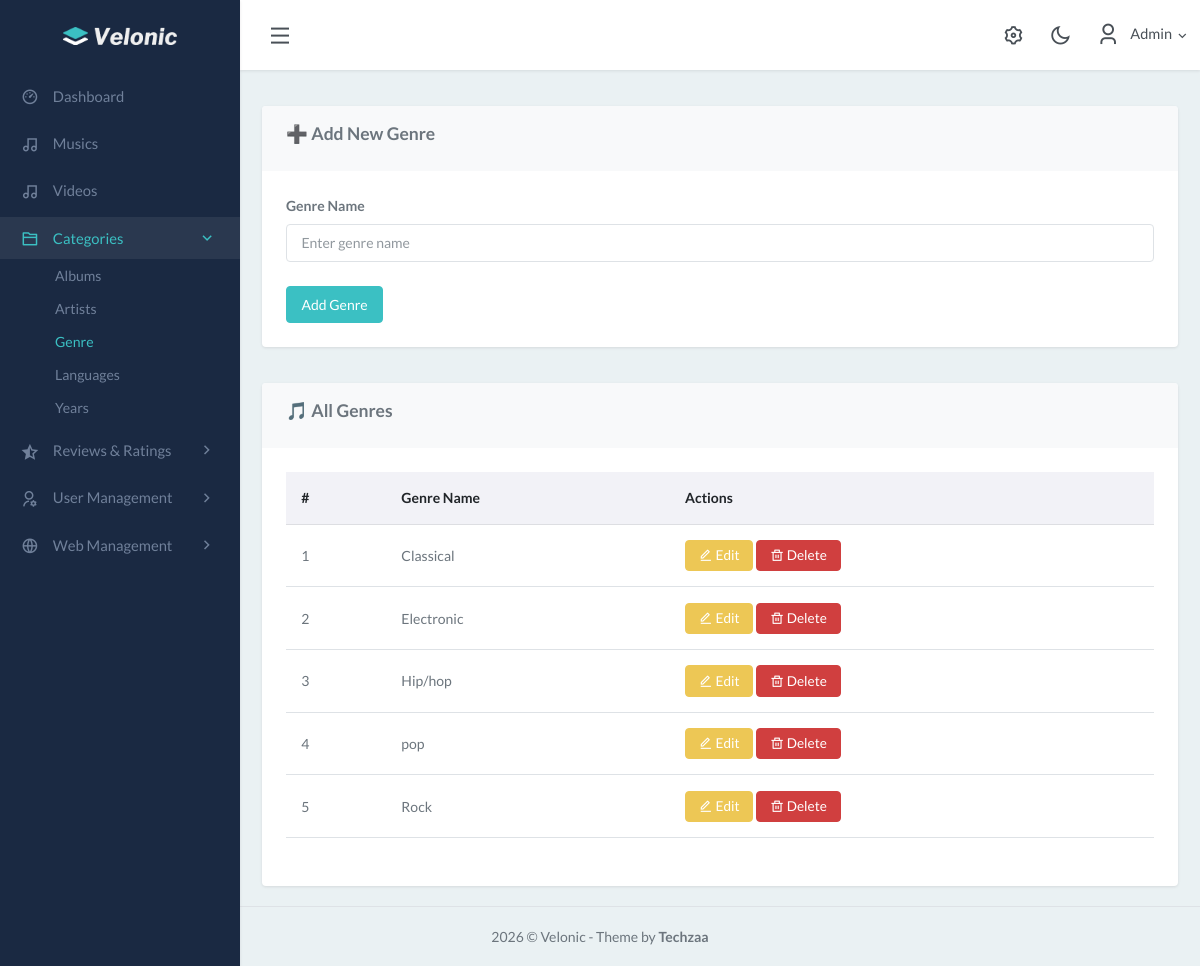
Screenshot of /admin/genre.php (signed in) with the database file from the repository.
### tables this page shows
CREATE TABLE `users` (
  `id` int(11) NOT NULL,
  `name` varchar(100) DEFAULT NULL,
  `email` varchar(100) DEFAULT NULL,
  `password` varchar(255) DEFAULT NULL,
  `role` enum('admin','user') DEFAULT 'user',
  `status` tinyint(1) NOT NULL DEFAULT 0
);

CREATE TABLE `genres` (
  `id` int(11) NOT NULL,
  `genre_name` varchar(100) DEFAULT NULL
);

### admin/genre.php (the view, shortened to what this page needs)
<?php
include '../config/db_connection.php';
$genre_to_edit = null;
$genres = mysqli_query($con, "SELECT * FROM genres ORDER BY genre_name ASC");
?>
<?php include './base/header.php'; ?>
<div class="content-page">
    <div class="content">
        <div class="container-fluid mt-4">
            <div class="card mb-4">
                <div class="card-header">
                    <h4><?= $genre_to_edit ? '✏️ Edit Genre' : '➕ Add New Genre' ?></h4>
                </div>
                <div class="card-body">
                    <form method="POST">
                        <div class="mb-3">
                            <label class="form-label">Genre Name</label>
                            <input type="text" name="name" class="form-control"
                                   value="<?= $genre_to_edit ? htmlspecialchars($genre_to_edit['genre_name']) : '' ?>"
                                   placeholder="Enter genre name" required>
                        </div>
                        <button type="submit" name="save_genre" class="btn btn-primary">
                            <?= $genre_to_edit ? 'Update Genre' : 'Add Genre' ?>
                        </button>
                    </form>
                </div>
            </div>
            <div class="card">
                <div class="card-header">
                    <h4>🎵 All Genres</h4>
                </div>
                <div class="card-body table-responsive">
                    <table class="table table-hover align-middle">
                        <thead class="table-light">
                            <tr>
                                <th>#</th>
                                <th>Genre Name</th>
                                <th>Actions</th>
                            </tr>
                        </thead>
                        <tbody>
                            <?php $i = 1; while($row = mysqli_fetch_assoc($genres)): ?>
                                <tr>
                                    <td><?= $i++ ?></td>
                                    <td><?= htmlspecialchars($row['genre_name']) ?></td>
                                    <td>
                                        <a href="?edit=<?= $row['id'] ?>" class="btn btn-sm btn-warning">
                                            <i class="ri-edit-line"></i> Edit
                                        </a>
                                        <a href="?delete=<?= $row['id'] ?>" class="btn btn-sm btn-danger"
                                           onclick="return confirm('Are you sure you want to delete this genre?');">
                                            <i class="ri-delete-bin-line"></i> Delete
                                        </a>
                                    </td>
                                </tr>
                            <?php endwhile; ?>
                        </tbody>
                    </table>
                </div>
            </div>
        </div>
    </div>
</div>
<?php include './base/footer.php'; ?>

### admin/base/header.php (shortened to what this page needs)
<?php
include __DIR__ . '/../../config/db_connection.php';
$admin_id = (int) $_SESSION['user_id'];
$admin_name = "";
$stmt = mysqli_prepare($con, "SELECT name FROM users WHERE id = ?");
mysqli_stmt_bind_param($stmt, "i", $admin_id);
mysqli_stmt_execute($stmt);
$result = mysqli_stmt_get_result($stmt);
if ($row = mysqli_fetch_assoc($result)) {
    $admin_name = htmlspecialchars($row['name']);
} else {
    session_destroy();
    header("Location: /sound/login.php");
    exit;
}
?>
<!DOCTYPE html>
<html lang="en">
<head>
    <link rel="stylesheet" href="/sound/admin/css/daterangepicker.css">
    <link rel="stylesheet" href="/sound/admin/css/jquery.vectormap/jquery-jvectormap-1.2.2.css">
    <link href="https://cdn.jsdelivr.net/npm/sweetalert2@11/dist/sweetalert2.min.css" rel="stylesheet">
    <link href="/sound/admin/css/app.min.css" rel="stylesheet" type="text/css" id="app-style" />
    <link href="/sound/admin/css/icons.min.css" rel="stylesheet" type="text/css" />
    <link rel="stylesheet" href="https://cdnjs.cloudflare.com/ajax/libs/remixicon/4.6.0/remixicon.css"
 />
    <link rel="stylesheet" href="https://cdnjs.cloudflare.com/ajax/libs/remixicon/4.6.0/remixicon.min.css"
 />
</head>
<body>
    <div class="wrapper">
        <div class="navbar-custom">
            <div class="topbar container-fluid">
                <div class="d-flex align-items-center gap-1">
                    <button class="button-toggle-menu">
                        <i class="ri-menu-line"></i>
                    </button>
                </div>
                <ul class="topbar-menu d-flex align-items-center gap-3">
                    <li class="d-none d-sm-inline-block">
                        <a class="nav-link" data-bs-toggle="offcanvas" href="#theme-settings-offcanvas">
                            <i class="ri-settings-3-line fs-22"></i>
                        </a>
                    </li>
                    <li class="d-none d-sm-inline-block">
                        <div class="nav-link" id="light-dark-mode">
                            <i class="ri-moon-line fs-22"></i>
                        </div>
                    </li>
                    <li class="dropdown">
                        <a class="nav-link dropdown-toggle arrow-none nav-user" data-bs-toggle="dropdown" href="#"
                            role="button" aria-haspopup="false" aria-expanded="false">
                            <span class="account-user-avatar">
                                <i class="ri-user-3-line fs-3"></i>
                            </span>
                            <span class="d-lg-block d-none">
                                <h5 class="my-0 fw-normal">
                                    <?= $admin_name ?>
                                    <i class="ri-arrow-down-s-line d-none d-sm-inline-block align-middle"></i>
                                </h5>
                            </span>
                        </a>
                    </li>
                </ul>
            </div>
        </div>
        <div class="leftside-menu">
            <a href="index.php" class="logo logo-light">
                <span class="logo-lg">
                    <img src="./images/logo.png" alt="logo">
                </span>
            </a>
            <div class="h-100" id="leftside-menu-container" data-simplebar>
                <ul class="side-nav">
                    <li class="side-nav-item">
                        <a href="index.php" class="side-nav-link">
                            <i class="ri-dashboard-3-line"></i>
                            <span> Dashboard </span>
                        </a>
                    </li>
                    <li class="side-nav-item">
                        <a href="/sound/admin/music.php" class="side-nav-link">
                            <i class="ri-music-2-line"></i>
                            <span> Musics </span>
                        </a>
                    </li>
                    <li class="side-nav-item">
                        <a href="/sound/admin/video.php" class="side-nav-link">
                            <i class="ri-music-2-line"></i>
                            <span> Videos </span>
                        </a>
                    </li>
                    <li class="side-nav-item">
                        <a data-bs-toggle="collapse" href="#sidebarCategories" aria-expanded="false"
                            aria-controls="sidebarCategories" class="side-nav-link">
                            <i class="ri-folder-2-line"></i>
                            <span> Categories </span>
                            <span class="menu-arrow"></span>
                        </a>
                        <div class="collapse" id="sidebarCategories">
                            <ul class="side-nav-second-level">
                                <li><a href="album.php">Albums</a></li>
                                <li><a href="artist.php">Artists</a></li>
                                <li><a href="genre.php">Genre</a></li>
                                <li><a href="languages.php">Languages</a></li>
                                <li><a href="years.php">Years</a></li>
                            </ul>
                        </div>
                    </li>
                    <li class="side-nav-item">
                        <a data-bs-toggle="collapse" href="#sidebarBaseUI" aria-expanded="false"
                            aria-controls="sidebarBaseUI" class="side-nav-link">
                            <i class="ri-star-half-line"></i>
                            <span> Reviews & Ratings </span>
                            <span class="menu-arrow"></span>
                        </a>
                    </li>
                    <li class="side-nav-item">
                        <a data-bs-toggle="collapse" href="#sidebarExtendedUI" aria-expanded="false"
                            aria-controls="sidebarExtendedUI" class="side-nav-link">
                            <i class="ri-user-settings-line"></i>
                            <span> User Management </span>
                            <span class="menu-arrow"></span>
                        </a>
                    </li>
                    <li class="side-nav-item">
                        <a data-bs-toggle="collapse" href="#sidebarIcons" aria-expanded="false"
                            aria-controls="sidebarIcons" class="side-nav-link">
                            <i class="ri-global-line"></i>
                            <span> Web Management </span>
                            <span class="menu-arrow"></span>
                        </a>
                    </li>
                </ul>
            </div>
        </div>

### rows the page displays
users: name "Admin"
genres: genre_name "Classical"
genres: genre_name "Electronic"
genres: genre_name "Hip/hop"
genres: genre_name "pop"
genres: genre_name "Rock"
